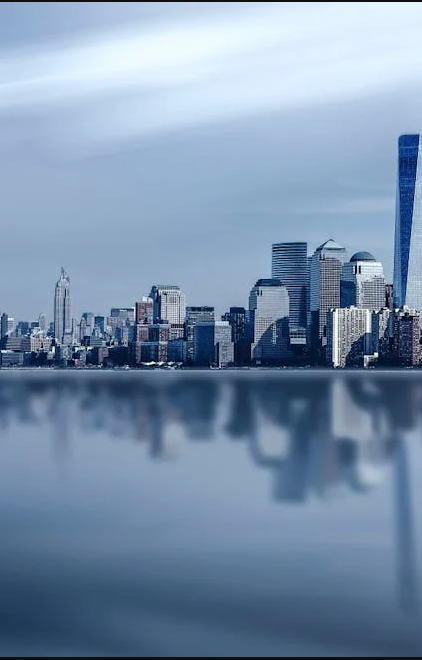
#> input picture folder2/img1.png, 422 x 660 px; its folder holds only this picture in this run
$ jupyter execute question2.ipynb
#> lines starting #> are read from the running program, lines starting #| are printed output that depends on the picture
[cell 1]
import cv2
import numpy as np
import os
from google.colab.patches import cv2_imshow

def detect_and_stitch(image_folder):
    """
    Detects keypoints in images, displays them, and stitches the images into a panorama.

    Args:
        image_folder (str): The path to the folder containing the images to stitch.

    Returns:
        numpy.ndarray: The stitched panorama image, or None if stitching fails.
    """
#> called with image_folder = 'folder2'

    images = []  # List to store the loaded images

    # Loop through all files in the specified folder
    for filename in sorted(os.listdir(image_folder)):
        # Check if the file is an image (ends with .jpg, .png, .jpeg)
        if filename.endswith((".jpg", ".png", ".jpeg")):
            img_path = os.path.join(image_folder, filename)  # Create the full image path

            # Read the image from the file
            img = cv2.imread(img_path)
#> img is the input picture: shape (660, 422, 3); mean B, G, R 172.2, 145.2, 121.8

            # Check if the image was loaded successfully
            if img is None:
                print(f"Error reading image: {filename}")
                return None  # Return None if there's an error loading an image

            # Convert the image to grayscale for keypoint detection
            gray = cv2.cvtColor(img, cv2.COLOR_BGR2GRAY)
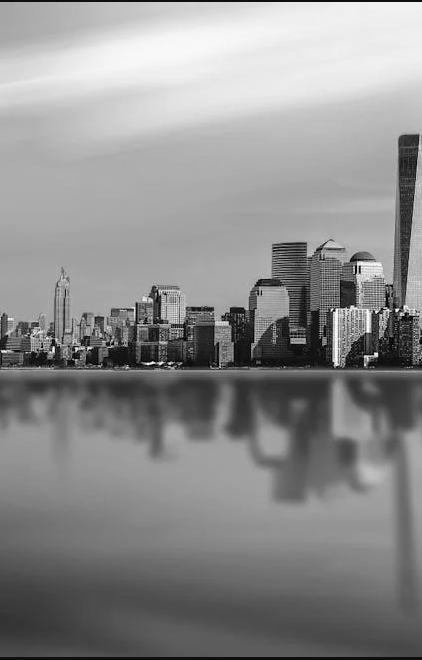
#> gray: shape (660, 422); min 1, max 255, mean 141.3

            # --- Keypoint Detection with ORB (Optimized) ---
            # Create an ORB (Oriented FAST and Rotated BRIEF) keypoint detector
            orb = cv2.ORB_create(nfeatures=100)  # Limit to 100 features to improve speed

            # Detect keypoints and compute descriptors (feature vectors)
            keypoints, descriptors = orb.detectAndCompute(gray, None)
#> keypoints = 100 keypoints; strongest (x, y, size): (375, 353, 31), (377, 355, 31), (76, 350, 31), (365, 356, 31)

            # --- Filter Keypoints Based on Response ---
            # Sort keypoints based on their 'response' (strength) in descending order
            keypoints = sorted(keypoints, key=lambda x: x.response, reverse=True)

            # Keep only the top 50% strongest keypoints
            num_to_keep = int(len(keypoints) * 0.5)
#> num_to_keep = 50
            keypoints = keypoints[:num_to_keep]
#> keypoints = 50 keypoints; strongest (x, y, size): (375, 353, 31), (377, 355, 31), (76, 350, 31), (365, 356, 31)

            # --- Draw Keypoints (Smaller circles) ---
            # Draw the detected keypoints on the original image
            img_with_keypoints = cv2.drawKeypoints(img, keypoints, None, color=(0, 255, 0), flags=cv2.DRAW_MATCHES_FLAGS_DEFAULT)

            # Display the image with keypoints
            cv2_imshow(img_with_keypoints)
            cv2.waitKey(0)  # Wait for a key press
            cv2.destroyAllWindows()  # Close the image window

            # Add the loaded image to the list of images
            images.append(img)

    # Check if we have enough images to create a panorama
    if len(images) < 2:
        print("Need at least 2 images to create a panorama.")
        return None  # Return None if there aren't enough images

    # Create a Stitcher object
    stitcher = cv2.Stitcher_create()

    # Stitch the images together
    status, panorama = stitcher.stitch(images)

    # Check if stitching was successful
    if status != cv2.Stitcher_OK:
        print(f"Stitching failed: {status}")
        return None  # Return None if stitching failed

    # Return the stitched panorama image
    return panorama


# --- Main part of the code ---

image_folder = "folder2"  # Replace with your image folder name
panorama = detect_and_stitch(image_folder)

# Check if panorama creation was successful
if panorama is not None:
    # Save the panorama to a file
    cv2.imwrite("panorama.jpg", panorama)

    # Display the panorama
    cv2_imshow(panorama)
    cv2.waitKey(0)
    cv2.destroyAllWindows()
else:
    print("Panorama creation failed.")


$ run again, on folder2/img5.png
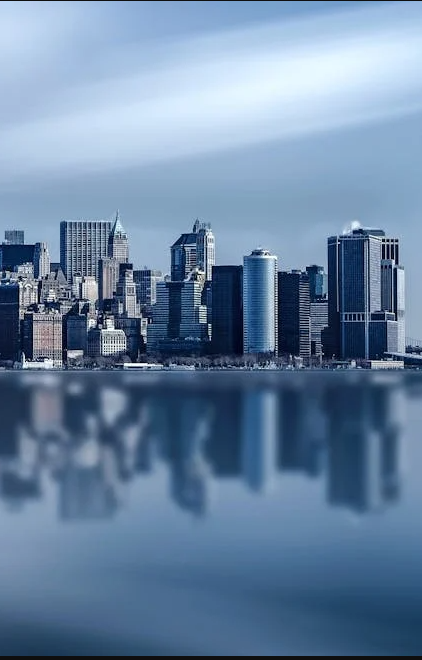
#> input picture folder2/img5.png, 422 x 660 px
#> in detect_and_stitch, img is the input picture: shape (660, 422, 3); mean B, G, R 162.3, 132.7, 106
#> in detect_and_stitch, `gray = cv2.cvtColor(img, cv2.COLOR_BGR2GRAY)`:
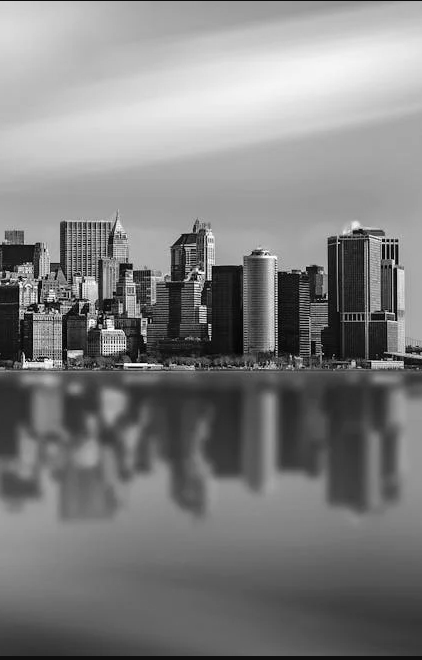
#> gray: shape (660, 422); min 0, max 255, mean 128.1
#> in detect_and_stitch, `keypoints, descriptors = orb.detectAndCompute(gray, None)`: keypoints = 100 keypoints; strongest (x, y, size): (36, 301, 31), (384, 240, 31), (382, 241, 31), (115, 328, 31)
#> num_to_keep = 50
#> in detect_and_stitch, `keypoints = keypoints[:num_to_keep]`: keypoints = 50 keypoints; strongest (x, y, size): (36, 301, 31), (384, 240, 31), (382, 241, 31), (115, 328, 31)

$ run again, on folder2/img6.png
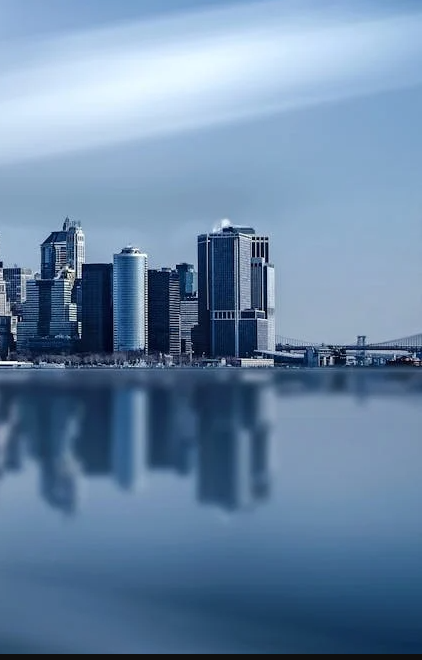
#> input picture folder2/img6.png, 422 x 660 px
#> in detect_and_stitch, img is the input picture: shape (660, 422, 3); mean B, G, R 165.9, 135, 106
#> in detect_and_stitch, `gray = cv2.cvtColor(img, cv2.COLOR_BGR2GRAY)`:
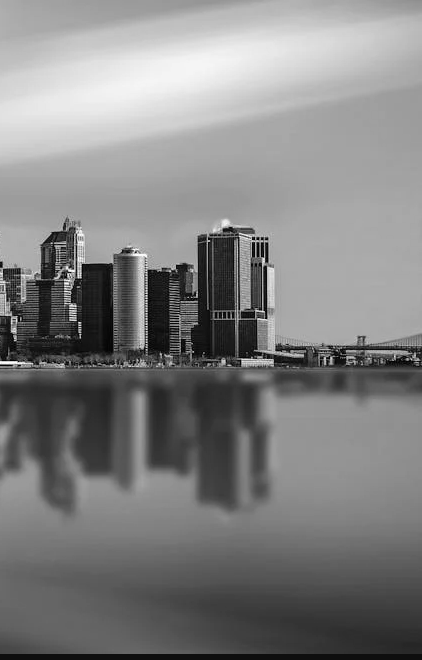
#> gray: shape (660, 422); min 1, max 254, mean 129.9
#> in detect_and_stitch, `keypoints, descriptors = orb.detectAndCompute(gray, None)`: keypoints = 100 keypoints; strongest (x, y, size): (254, 238, 31), (70, 272, 31), (252, 239, 31), (78, 277, 31)
#> num_to_keep = 50
#> in detect_and_stitch, `keypoints = keypoints[:num_to_keep]`: keypoints = 50 keypoints; strongest (x, y, size): (254, 238, 31), (70, 272, 31), (252, 239, 31), (78, 277, 31)

$ run again, on folder2/img2.png
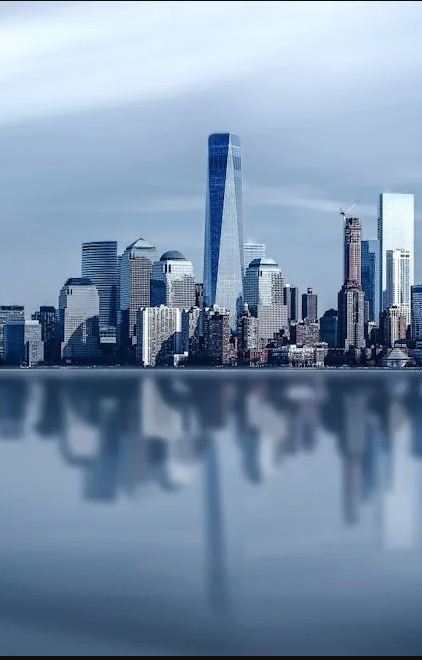
#> input picture folder2/img2.png, 422 x 660 px
#> in detect_and_stitch, img is the input picture: shape (660, 422, 3); mean B, G, R 173.8, 147.9, 125.5
#> in detect_and_stitch, `gray = cv2.cvtColor(img, cv2.COLOR_BGR2GRAY)`:
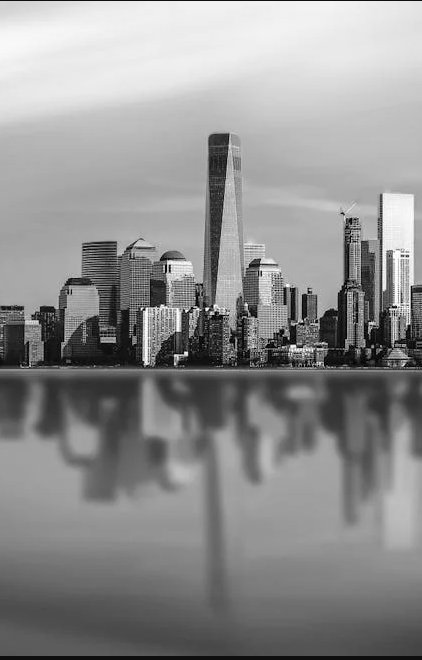
#> gray: shape (660, 422); min 1, max 255, mean 144.2
#> in detect_and_stitch, `keypoints, descriptors = orb.detectAndCompute(gray, None)`: keypoints = 100 keypoints; strongest (x, y, size): (185, 352, 31), (207, 309, 31), (187, 354, 31), (175, 355, 31)
#> num_to_keep = 50
#> in detect_and_stitch, `keypoints = keypoints[:num_to_keep]`: keypoints = 50 keypoints; strongest (x, y, size): (185, 352, 31), (207, 309, 31), (187, 354, 31), (175, 355, 31)

$ run again, on folder2/img3.png
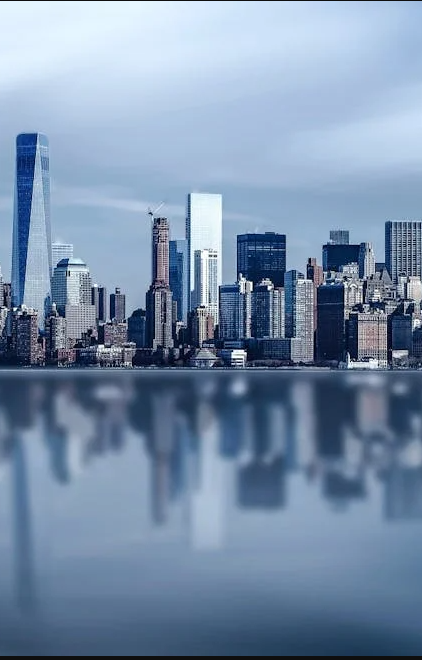
#> input picture folder2/img3.png, 422 x 660 px
#> in detect_and_stitch, img is the input picture: shape (660, 422, 3); mean B, G, R 170.7, 143.8, 121.6
#> in detect_and_stitch, `gray = cv2.cvtColor(img, cv2.COLOR_BGR2GRAY)`:
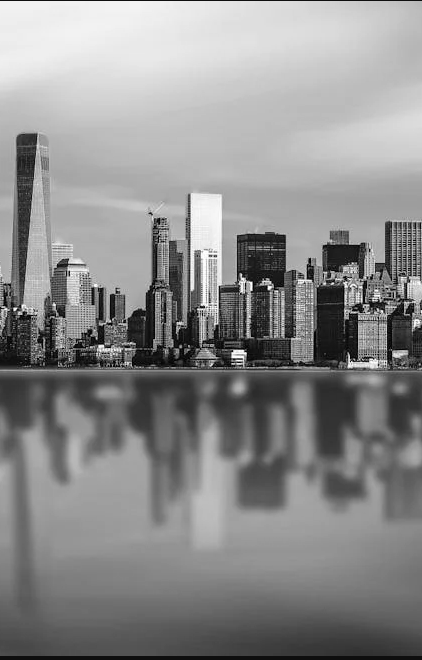
#> gray: shape (660, 422); min 0, max 255, mean 140.2
#> in detect_and_stitch, `keypoints, descriptors = orb.detectAndCompute(gray, None)`: keypoints = 100 keypoints; strongest (x, y, size): (351, 360, 31), (361, 301, 31), (268, 288, 31), (232, 356, 31)
#> num_to_keep = 50
#> in detect_and_stitch, `keypoints = keypoints[:num_to_keep]`: keypoints = 50 keypoints; strongest (x, y, size): (351, 360, 31), (361, 301, 31), (268, 288, 31), (232, 356, 31)
